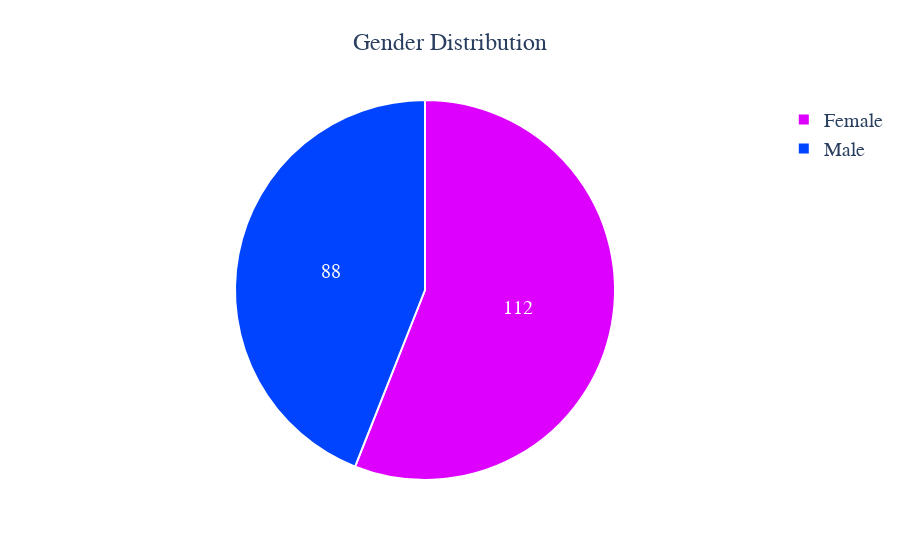

Write notebook code for a chart like this one.
### Code cell
import plotly.express as px

# Create a pie chart using the correct column name
fig = px.pie(
    data, 
    names="Gender",
    color="Gender", 
    title="Gender Distribution", 
    color_discrete_sequence=["#0044FF", "#DE00FF"]
)

# Update trace properties to enhance visualization
fig.update_traces(
    textinfo="value",
    textfont=dict(size=20),
    marker=dict(
        line=dict(color="#FFFFFF", width=2)
    )
)

# Update layout for better aesthetics
fig.update_layout(
    font=dict(family="PT Sans", size=20),
    title=dict(
        text="Gender Distribution",
        font=dict(size=24),
        x=0.5
    )
)

# Show the figure
fig.show()

### Figure 1 — Plotly figure (JSON) as saved in the notebook; plotly's stock layout.template omitted (floating-point values rounded to 4 significant figures; data arrays with more than 128 entries replaced by an {"elided": "..."} marker saying what was removed)
{"data": [{"customdata": {"elided": "200x1 str values"}, "domain": {"x": [0, 1], "y": [0, 1]}, "hovertemplate": "Gender=%{customdata[0]}<extra></extra>", "labels": {"elided": "200 str values"}, "legendgroup": "", "marker": {"colors": {"elided": "200 str values"}, "line": {"color": "#FFFFFF", "width": 2}}, "name": "", "showlegend": true, "textfont": {"size": 20}, "textinfo": "value", "type": "pie"}], "layout": {"autosize": true, "font": {"family": "PT Sans", "size": 20}, "legend": {"tracegroupgap": 0}, "piecolorway": ["#0044FF", "#DE00FF"], "title": {"font": {"size": 24}, "text": "Gender Distribution", "x": 0.5}}}
